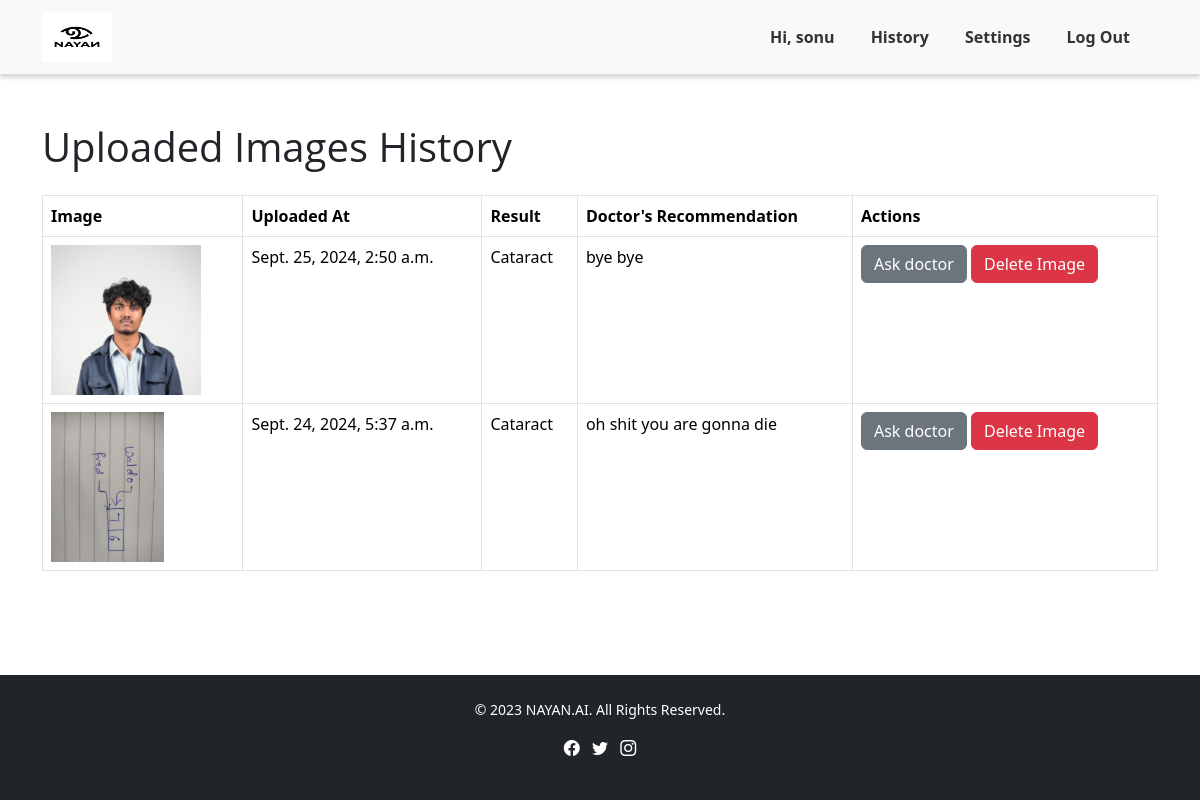
The app's page /patient/history/ (signed in) with its own data.
### api/models.py (models this page shows, shortened)
class ImageUpload(models.Model):
    STATUS_CHOICES = [
        ('none', 'None'),
        ('requested', 'Requested'),
        ('reviewed', 'Reviewed'),
    ]
    image = models.ImageField(upload_to='uploads/')
    uploaded_at = models.DateTimeField(auto_now_add=True)
    disease_predict = models.CharField(max_length=100, blank=True, null=True)
    doctor_comment = models.TextField(null=True, blank=True)
    user = models.ForeignKey(User, on_delete=models.CASCADE, null=True)
    request_status = models.CharField(max_length=20, choices=STATUS_CHOICES, default='none')

### api/views.py (the view)
# urls.py: path('history/', history, name='history'),
@login_required
def history(request):
    uploaded_images = ImageUpload.objects.filter(user=request.user).order_by('-uploaded_at')
    return render(request, 'patient/history.html', {'uploaded_images': uploaded_images})

### templates/patient/history.html (shortened to what this page needs)
{% extends 'common/base.html' %}
{% load static %}
{% block content %}
{% include 'patient/patient_navbar.html' %}
<div class="container mt-4">
    <h1 class="my-4">Uploaded Images History</h1>
    <div class="table-responsive">
        <table class="table table-bordered">
            <thead>
                <tr>
                    <th>Image</th>
                    <th>Uploaded At</th>
                    <th>Result</th>
                    <th>Doctor's Recommendation</th>
                    <th>Actions</th>
                </tr>
            </thead>
            <tbody>
                {% for image in uploaded_images %}
                <tr>
                    <td>
                        <img src="{{ image.image.url }}" alt="Uploaded Eye Image" class="history-image" />
                    </td>
                    <td>{{ image.uploaded_at }}</td>
                    <td>{{ image.disease_predict }}</td>
                    <td>
                        {% if image.doctor_comment %}
                            {{ image.doctor_comment }}
                        {% else %}
                            No recommendation yet.
                        {% endif %}
                    </td>
                    <td>
                        {% if image.request_status == 'none' %}
                            <form method="POST" action="{% url 'request_recommendation' image.id %}" class="d-inline">
                                {% csrf_token %}
                                <button type="submit" class="btn btn-secondary">Ask doctor</button>
                            </form>
                        {% elif image.request_status == 'requested' %}
                            <button class="btn btn-info" disabled>Requested</button>
                        {% elif image.request_status == 'reviewed' %}
                            <form method="POST" action="{% url 'request_recommendation' image.id %}" class="d-inline">
                                <button type="submit" class="btn btn-secondary">Ask doctor</button>
                            </form>
                        {% endif %}
                        <form method="POST" action="{% url 'delete_image' image.id %}" class="d-inline" onsubmit="return confirm('Are you sure you want to delete this image?');">
                            <button type="submit" class="btn btn-danger">Delete Image</button>
                        </form>
                    </td>
                </tr>
                {% empty %}
                <tr>
                    <td colspan="5">No images uploaded yet.</td>
                </tr>
                {% endfor %}
            </tbody>
        </table>
    </div>
</div>
{% include 'common/footer.html' %}
{% endblock %}

### templates/patient/patient_navbar.html (shortened to what this page needs)
{% load static %}
{% block content %}
<nav class="navbar navbar-expand-lg navbar-light bg-light">
  <div class="container">
    <a class="navbar-brand" href="{% url 'home' %}">
      <img src="{% static 'images/logo.png' %}" alt="Logo" style="height: 50px">
    </a>
    <div class="collapse navbar-collapse" id="navbarNav">
      <ul class="navbar-nav ms-auto">
        <li class="nav-item">
          <a class="nav-link" href="{% url 'upload_image' %}">Hi, {{ user.first_name}}</a>
        </li>
        <li class="nav-item">
          <a class="nav-link" href="{% url 'history' %}">History</a>
        </li>
        <li class="nav-item">
          <a class="nav-link" href="{% url 'settings' %}">Settings</a>
        </li>
        <li class="nav-item">
            <form method="post" action="{% url 'logout' %}">
              <button type="submit" class="btn btn-link nav-link">Log Out</button>
          </form>
          </li>
      </ul>
    </div>
  </div>
</nav>
{% endblock %}

### static/css/styles.css (style rules this page uses)
body { font-family: 'Roboto', sans-serif; color: #333; line-height: 1.6; margin: 0; padding: 0; background-color: #f0f4f8; }
h1, h2, h3, h4, h5 { font-family: 'Open Sans', sans-serif; }
a { text-decoration: none; color: inherit; }
.navbar { background-color: #ffffff; box-shadow: 0 2px 5px rgba(0, 0, 0, 0.2); padding: 15px 20px; border-bottom: 1px solid #ddd; height: 75px; }
.navbar-brand img { height: 70px; width: 70px; }
.navbar-nav .nav-link { color: #333; font-weight: bold; margin-right: 20px; padding: 10px 0; transition: color 0.3s ease, border-bottom 0.3s ease; }
html { scroll-behavior: smooth; }

### templates/patient/history.html (style rules this page uses)
.history-image { max-width: 150px; height: auto; max-height: 150px; }

### templates/common/footer.html (style rules this page uses)
html, body { height: 100%; margin: 0; display: flex; flex-direction: column; }

### records on screen
ImageUpload: image (picture), uploaded_at "Sept. 25, 2024, 2:50 a.m.", disease_predict "Cataract", doctor_comment "bye bye", request_status "Ask doctor"
ImageUpload: image (picture), uploaded_at "Sept. 24, 2024, 5:37 a.m.", disease_predict "Cataract", doctor_comment "oh shit you are gonna die", request_status "Ask doctor"

### other values on screen
{{ user.first_name }} "sonu"
